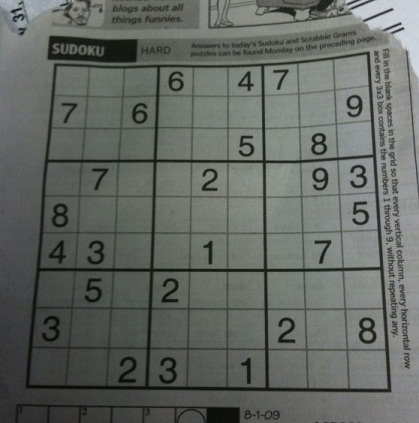
#> input picture sudoku.jpg, 419 x 423 px
$ python ex1d.py
#> lines starting #> are read from the running program, lines starting #| are printed output that depends on the picture; after the words box and inside, x2 and y2 are one past the last pixel; in counts of white or black regions, pixels touching at a corner belong together
### ex1b.py
import numpy as np
from matplotlib import pyplot as plt
import random
from ex1a import convolve

# [13 lines left out: function add_dirt, not called in this run]

def max_filter(img, filter_dim):
    """ this function sets the pixel value as the max value of the pixels around."""
    img_h, img_w=img.shape
    for i in range(img_h-filter_dim+1):
        for j in range(img_w-filter_dim+1):
            max_value=0
            for i_i in range(filter_dim):
                for j_j in range(filter_dim):
                    if max_value<img[i+i_i][j+j_j]:
                        max_value=img[i+i_i][j+j_j]
            img[i][j]=max_value
    return img


# [18 lines left out: function main, not called in this run]


# [2 lines that do not run on import are left out]

### ex1d.py
import numpy as np
from matplotlib import pyplot as plt
import cv2
from ex1b import max_filter
from ex1a import convolve


def find_vert_lines(img):
    """ this function tries to find the thick vertical lines of the sudoku image.
        firts: runs on the image and looks for long vertical lines.
        second: runs on the list of found lines and colors these lines in white and the rest of the image in black.
    """
    M, N = img.shape
    result=np.zeros([M,N])
    result.fill(0)
    sum_row=0
    i=1
    line_color=255
    lines_to_color=[]
    """iterate over the image's columns."""
    while i<N-1:
        sum_col=0
        curr_center=i
        """iterate over the image's lines."""
        for j in range(1, M-1):
            """try to find a long white line - could move one pixel to the sides."""
            if img[j][curr_center]==line_color:
                sum_col+=1
                if img[j+1][curr_center]!=line_color:
                    if img[j+1][curr_center-1]==line_color:
                        curr_center=curr_center-1
                        continue
                    if img[j+1][curr_center+1]==line_color:
                        curr_center=curr_center+1
        """a long white line was found."""
        if sum_col> 3*M/4:
            lines_to_color.append(i)
            if curr_center>i+2:
                i=curr_center
            else:
                i+=3
        i+=1

    """iterate over all the cols where a long white line was found."""
    for i in range(len(lines_to_color)):
        curr_center=lines_to_color[i]
        """ find the long path found before- now color the path in the result image."""
        for j in range(M-1):
            result[j][curr_center]=line_color
            if img[j+1][curr_center]!=line_color:
                if img[j+1][curr_center-1]==line_color:
                    curr_center=curr_center-1
                if img[j+1][curr_center+1]==line_color:
                    curr_center=curr_center+1

    return result


def main():
    img=cv2.imread("sudoku.jpg",0)
#> img: shape (423, 419); min 5, max 218, mean 101.9
    new_img=(img<48)*255
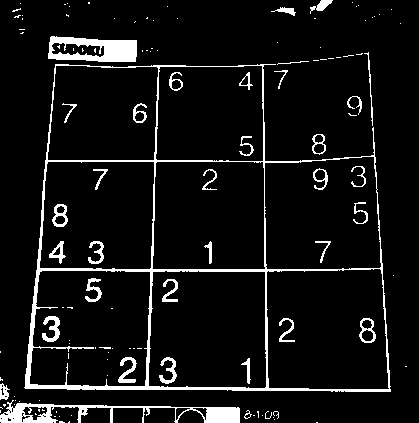
#> new_img: shape (423, 419) int64; 7.5% white; 125 white regions (90 under 20 px), largest, box (x1, y1, x2, y2) and area: (24, 64, 391, 392) 5939, (0, 400, 240, 423) 1824, (48, 36, 137, 62) 1487
    """use the max filter in order to make the white lines thicker."""
    clear=max_filter(new_img,3)
#> after the loop in max_filter, `for i in range(img_h-filter_dim+1):`:
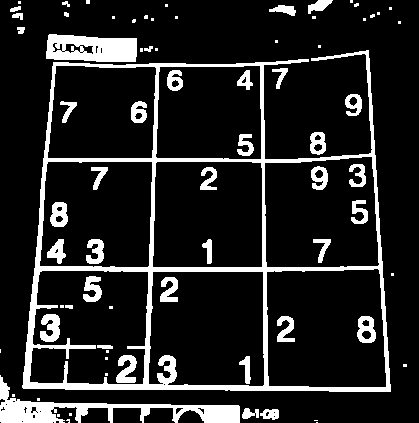
#> img: shape (423, 419) int64; 14% white; 75 white regions (35 under 20 px), largest, box (x1, y1, x2, y2) and area: (22, 50, 391, 392) 12352, (0, 375, 240, 423) 3085, (46, 34, 137, 62) 2003
    """change the function that finds the vertical lines."""
    img2=find_vert_lines(clear)
#> in find_vert_lines, `result.fill(0)`: result: shape (423, 419) float64; every value is 0
#> after the loop in find_vert_lines, `for i in range(len(lines_to_color)):`:
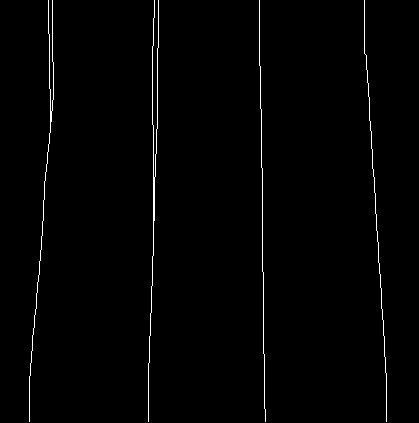
#> result: shape (423, 419) float64; 1.1% white in thin lines or dots, all inside (x1, y1, x2, y2) = (29, 0, 387, 422)
    """this loop will put the lines found on top of the original picture."""
    clear2=max_filter(img2,3)
#> call 2 of max_filter, with filter_dim = 3
#> after the loop in max_filter (call 2), `for i in range(img_h-filter_dim+1):`:
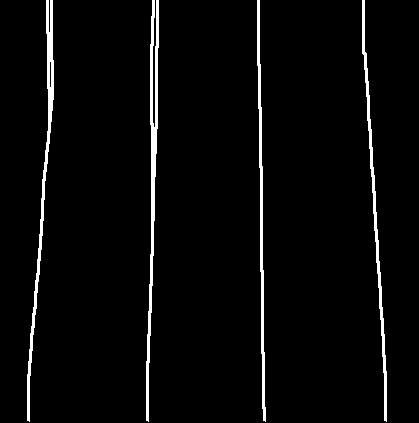
#> img: shape (423, 419) float64; 3.4% white; 4 white regions, box (x1, y1, x2, y2) and area: (146, 0, 159, 422) 1836, (27, 0, 54, 422) 1645, (362, 0, 387, 422) 1308, (257, 0, 266, 422) 1276
    output=img
    line, col=img.shape
#> line = 423; col = 419
    """this loop will put the lines found on top of the original picture."""
    out=cv2.merge((output,output,output))
    """this loop will generate the picture with the found lines on top."""
    for i in range(line):
        for j in range(col):
            if clear2[i][j]==255:
                out.itemset((i,j,1),0)
                out.itemset((i,j,2),0)
                out.itemset((i,j,0),255)
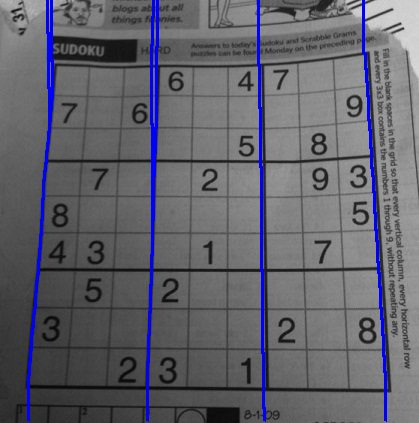
#> out: shape (423, 419, 3); mean of channels 0, 1, 2 107.5, 98.8, 98.8; drawn as B, G, R
    plt.imshow(out)
    plt.show()


if __name__=="__main__":
    main()
